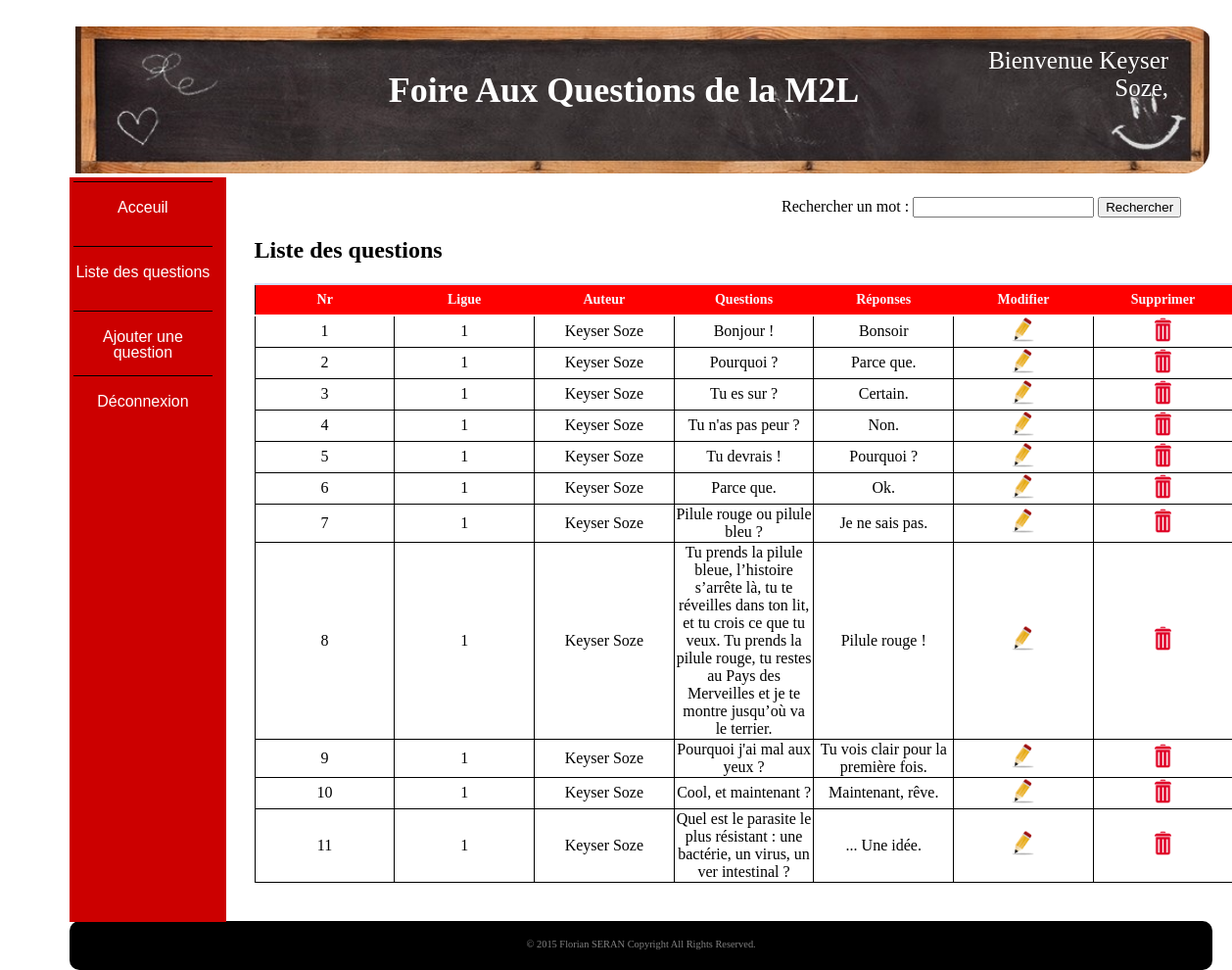
Page /liste_questions.php (signed in) on the committed database.
### tables this page shows
CREATE TABLE IF NOT EXISTS `faq` (
  `id_faq` int(11) NOT NULL AUTO_INCREMENT,
  `question` varchar(400) NOT NULL,
  `reponse` varchar(400) NOT NULL,
  `dat_question` datetime NOT NULL,
  `dat_reponse` datetime NOT NULL,
  `id_user` int(11) NOT NULL,
  PRIMARY KEY (`id_faq`),
  KEY `id_user` (`id_user`)
);

CREATE TABLE IF NOT EXISTS `user` (
  `id_user` int(11) NOT NULL AUTO_INCREMENT,
  `pseudo` varchar(25) NOT NULL,
  `password` varchar(255) NOT NULL,
  `mail` varchar(75) NOT NULL,
  `id_ligue` int(11) DEFAULT NULL,
  `id_usertype` int(11) NOT NULL,
  PRIMARY KEY (`id_user`),
  KEY `id_spe` (`id_ligue`,`id_usertype`),
  KEY `id_usertype` (`id_usertype`)
);

### liste_questions.php (the view, shortened to what this page needs)
<!doctype html>
<html lang="fr">
<head>
  <link rel="stylesheet" href="css/styles.css">
  <link rel="stylesheet" href="css/menu.css">
</head>
<body>
  <div id="conteneur">
    <?php include("inc/entete.php") ?>
    <?php include("inc/menu.php") ?>
    <div id="contenu">
      <?php
      if (isset($_SESSION['pseudo'])) {
      ?>
      <div id="recherche">
        <form method="post" action="liste_questions.php">
          Rechercher un mot :  <input type="text" name="recherche">
          <input type="submit" name="submit" value="Rechercher">
        </form>
      </div>
      <?php
      if ($_SESSION['id_usertype'] != 1 && $_SESSION['id_usertype'] != 3 ) {
        if (isset($_POST['submit'])) {
        $dsn = 'mysql:host=localhost;dbname=m2l v2.0';
        $con = new PDO($dsn, 'root', '', array(PDO::MYSQL_ATTR_INIT_COMMAND => "SET NAMES utf8"));
        $sql = "select id_faq, question, reponse, pseudo
        from faq
        join user on faq.id_user = user.id_user
        where question like '%" . $_POST['recherche'] . "%'
        or reponse like '%" . $_POST['recherche'] . "%'
        order by id_faq";
        $res = $con->query($sql);
        $rows = $res->fetchAll(PDO::FETCH_ASSOC);
        }
        else {
          $dsn = 'mysql:host=localhost;dbname=m2l v2.0';
          $con = new PDO($dsn, 'root', '', array(PDO::MYSQL_ATTR_INIT_COMMAND => "SET NAMES utf8"));
          $sql = "select id_faq, id_ligue, question, reponse, pseudo from faq join user on faq.id_user = user.id_user order by id_faq";
          $res = $con->query($sql);
          $rows = $res->fetchAll(PDO::FETCH_ASSOC);
          }
          echo '<h2>Liste des questions</h2>';
          echo "<table>";
          echo '<tr><th>Nr</th><th>Ligue</th><th>Auteur</th><th>Questions</th><th>Réponses</th><th>Modifier</th><th>Supprimer</th></tr>';
          foreach ($rows as $row) {
            echo '<tr>' . PHP_EOL;
            echo '<td>' . $row['id_faq'] . '</td>';
            echo '<td>' . $row['id_ligue'] . '</td>';
            echo '<td>' . $row['pseudo'] . '</td>';
            echo '<td>' . $row['question'] . '</td>';
            echo '<td>' . $row['reponse'] . '</td>';
            echo '<td><a href="modifier_question.php?id_faq=' . $row['id_faq'] . '"><img src="img/edit.png" alt="edit"  width="25px" /></a></td>';
            echo '<td><a href="supprimer_question.php?id_faq=' . $row['id_faq'] . '"><img src="img/delete.png" alt="edit" width="25px" /></a></td></tr>';
          }
        echo "</table>";
      }
        }
      ?>
  </div>
</div>
<?php include("inc/pieddepage.php") ?>
</body>
</html>

### inc/entete.php
<?php
if (isset($_SESSION['pseudo'])) {
    $pseudo = $_SESSION['pseudo'];
} else {
    $pseudo = "invité";
}
?>
<div id="entete">
    <img id="tableau" src="img/blackboard_modif.jpg" alt="blackboard" />
    <h1 class="titre"><a href="index.php">Foire Aux Questions de la M2L</a></h1>
    <div id="pseudo">
        <p>Bienvenue <?php echo $pseudo; ?>,</p>
    </div>
</div>

### inc/menu.php
<div id="menu">
	<ul id="menu1">
		<li><a href="./index.php">Acceuil</a></li>
		<li><a href="./liste_questions.php">Liste des questions</a></li>
		<li><a href="./ajouter_question.php">Ajouter une question</a></li>
		<li><a href="./deconnexion.php">Déconnexion</a></li>
	</ul>
</div>

### inc/pieddepage.php
<div id="footer">
	<p>&#169; 2015 Florian SERAN Copyright All Rights Reserved.</p>
</div>

### css/styles.css (style rules this page uses)
#entete { margin-top: 0.5%; margin-left: 0.5%; margin-right: 0.5%; display: block; }
#tableau { width: 93%; height: 150px; padding-left: 5%; padding-top: 1%; border-radius: 25px; }
.titre { text-align: center; position:absolute; left: 20%; right: 20%; top: 4%; font-family: Gabriola, "Gentium Basic", Georgia; font-size: 36px; }
.titre a { text-decoration: none; color: white; }
#pseudo { text-align: right; margin-right: 5%; width: 209px; height: 83px; position: absolute; right: 10px; top: 15px; color: white; font-family: Gabriola, "Gentium Basic", Georgia; font-size: 25px; }
body { background-image: url(../img/wallpaper.png); background-repeat: no-repeat; background-size: cover; position: absolute; width: 100%; }
#conteneur { padding: auto; }
#contenu { height: 500px; margin-left: 0%; margin-top: 0%; margin-right: 0%; padding-left: 20%; padding-bottom: 15%; }
#recherche { margin-top: 2%; margin-left: 53.5%; }
table { border:1px solid black; border-collapse: collapse; width:1000px; }
tr td { border-collapse: collapse; border:1px solid black; vertical-align:middle; text-align:center; width: 135px; }
th { font-size: 14px; font-family: Comic Sans MS; padding: 7px; background: red; border-top: 2px solid #d3ddff; border-bottom: 2px solid #fff; color: #F8F8FF; border-radius: 0px; }
#footer { bottom:0; left:0; width: 92.8%; height: 50px; margin-left: 5%; background: black; border-radius: 10px; }
#footer p { padding-top: 18px; text-align: center; color: #808080; font-size: 0.65em; margin-top: 50px; }

### css/menu.css (style rules this page uses)
#menu { width: 150px; height: 760px; margin-left: 5%; margin-top: 0%; padding-right: 10px; padding-left: 0px; background: #c00; position: absolute; }
#menu1 { list-style: none; margin: 0; padding: 4px; }
#menu1 li { height: 50px; background: #c00 ; color: #fff ; border-top: 1px solid black; margin-bottom: 1px ; padding-top: 10%; }
#menu1 li a { display: block ; background: #c00 ; color: #fff ; font: 1em "Trebuchet MS",Arial,sans-serif ; line-height: 1em ; text-align: center ; text-decoration: none ; padding: 4px 0 ; }

### rows in the picture
faq: id_faq "1", id_user.id_ligue "1", id_user.pseudo "Keyser Soze", question "Bonjour !", reponse "Bonsoir"
faq: id_faq "2", id_user.id_ligue "1", id_user.pseudo "Keyser Soze", question "Pourquoi ?", reponse "Parce que."
faq: id_faq "3", id_user.id_ligue "1", id_user.pseudo "Keyser Soze", question "Tu es sur ?", reponse "Certain."
faq: id_faq "4", id_user.id_ligue "1", id_user.pseudo "Keyser Soze", question "Tu n'as pas peur ?", reponse "Non."
faq: id_faq "5", id_user.id_ligue "1", id_user.pseudo "Keyser Soze", question "Tu devrais !", reponse "Pourquoi ?"
faq: id_faq "6", id_user.id_ligue "1", id_user.pseudo "Keyser Soze", question "Parce que.", reponse "Ok."
faq: id_faq "7", id_user.id_ligue "1", id_user.pseudo "Keyser Soze", question "Pilule rouge ou pilule bleu ?", reponse "Je ne sais pas."
faq: id_faq "8", id_user.id_ligue "1", id_user.pseudo "Keyser Soze", question "Tu prends la pilule bleue, l’histoire s’arrête là, tu te réveilles dans ton lit, et tu crois ce que tu veux. Tu prends la pilule rouge, tu restes au Pays des Merveilles et je te montre jusqu’où va le terrier.", reponse "Pilule rouge !"
faq: id_faq "9", id_user.id_ligue "1", id_user.pseudo "Keyser Soze", question "Pourquoi j'ai mal aux yeux ?", reponse "Tu vois clair pour la première fois."
faq: id_faq "10", id_user.id_ligue "1", id_user.pseudo "Keyser Soze", question "Cool, et maintenant ?", reponse "Maintenant, rêve."
faq: id_faq "11", id_user.id_ligue "1", id_user.pseudo "Keyser Soze", question "Quel est le parasite le plus résistant : une bactérie, un virus, un ver intestinal ?", reponse "... Une idée."

### other values in the picture
$pseudo "Keyser Soze"
